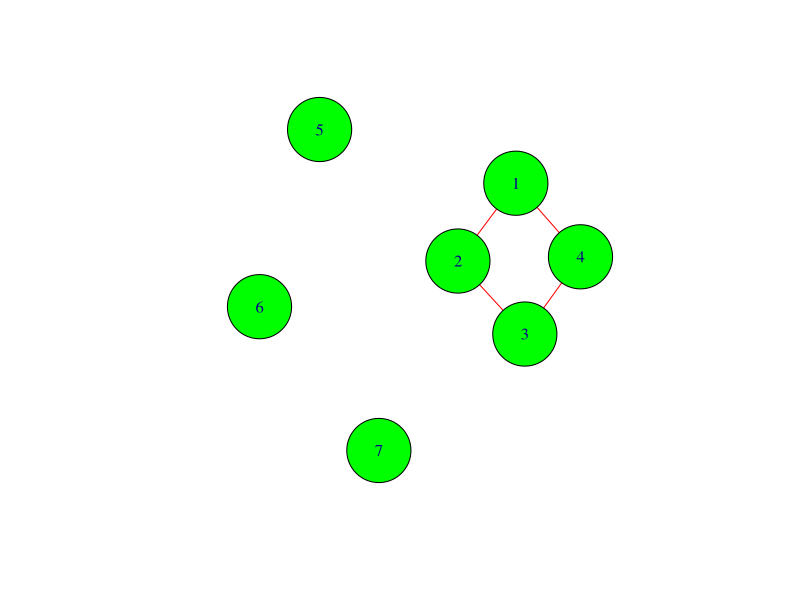
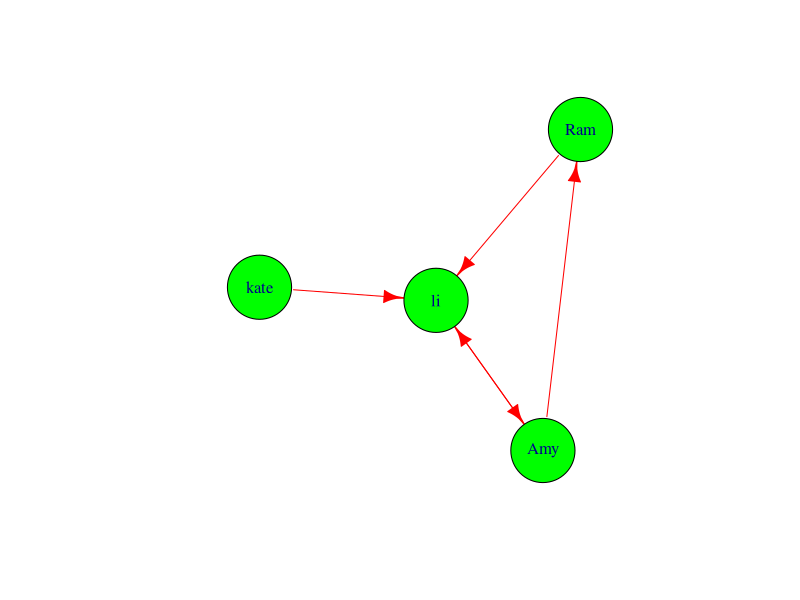
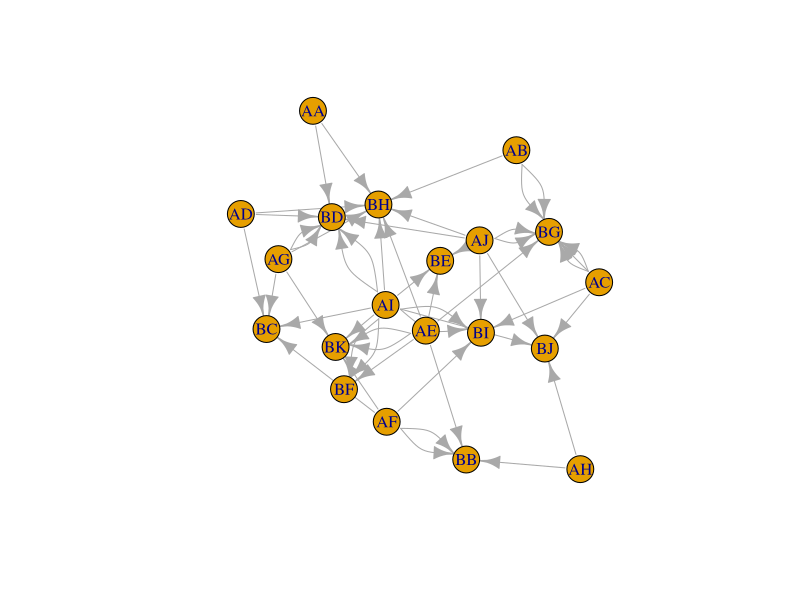
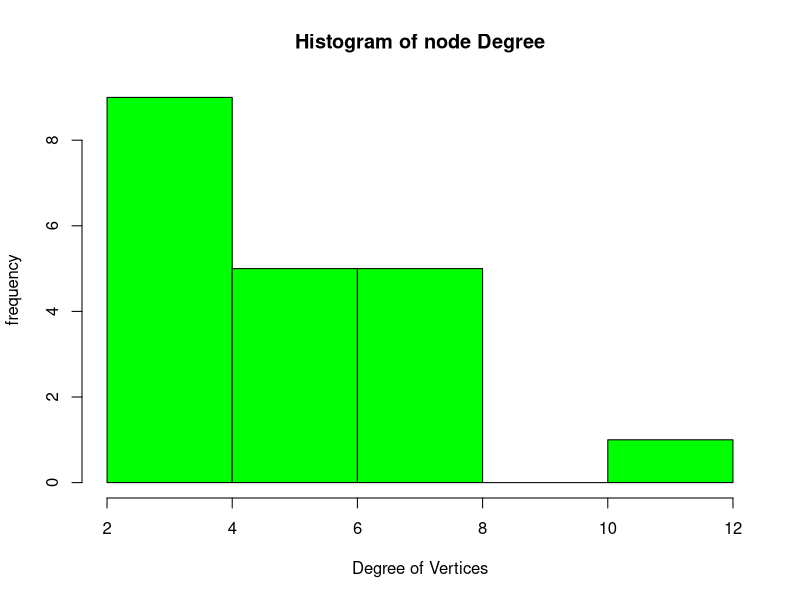
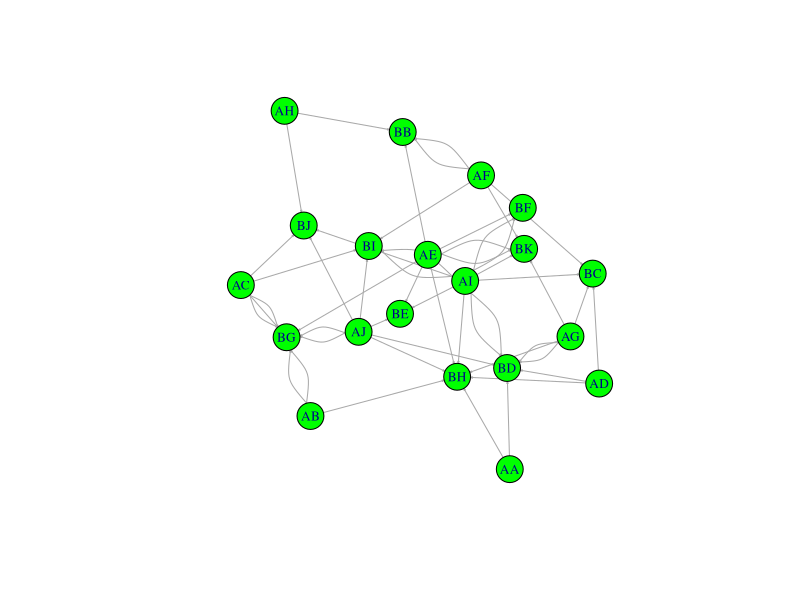
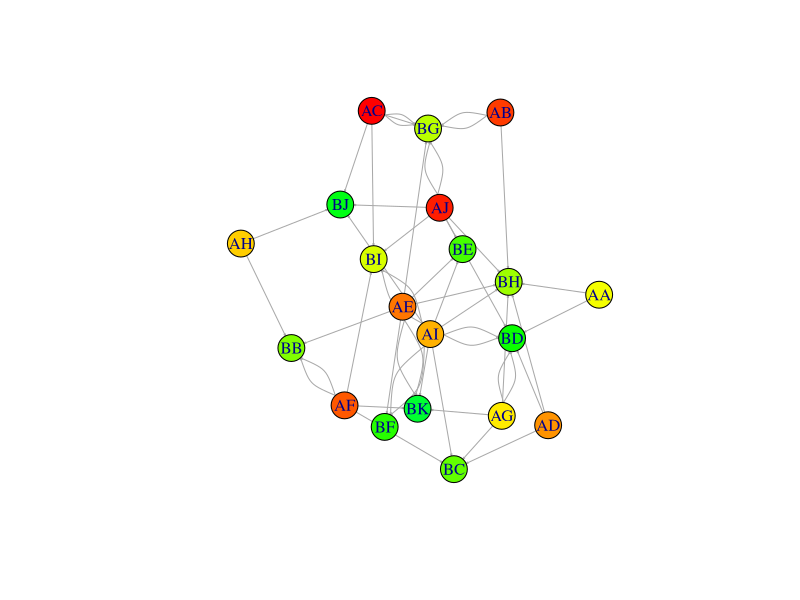
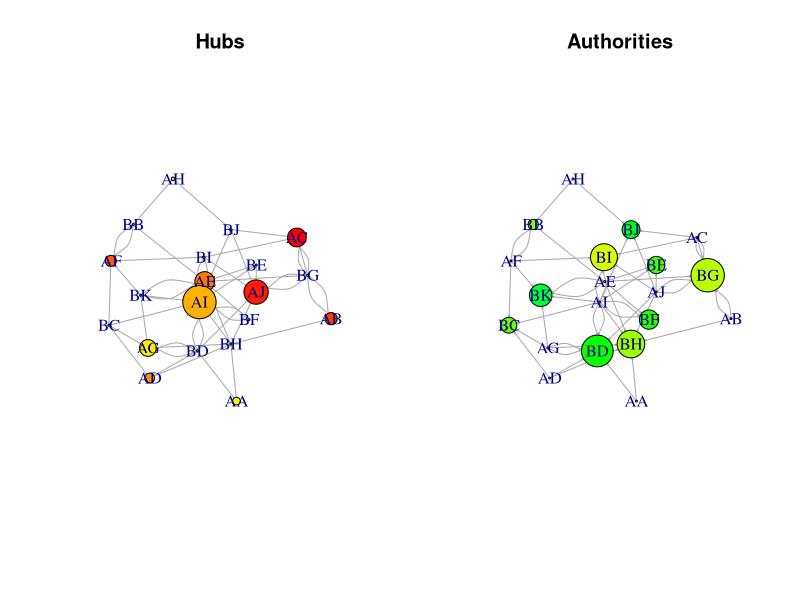
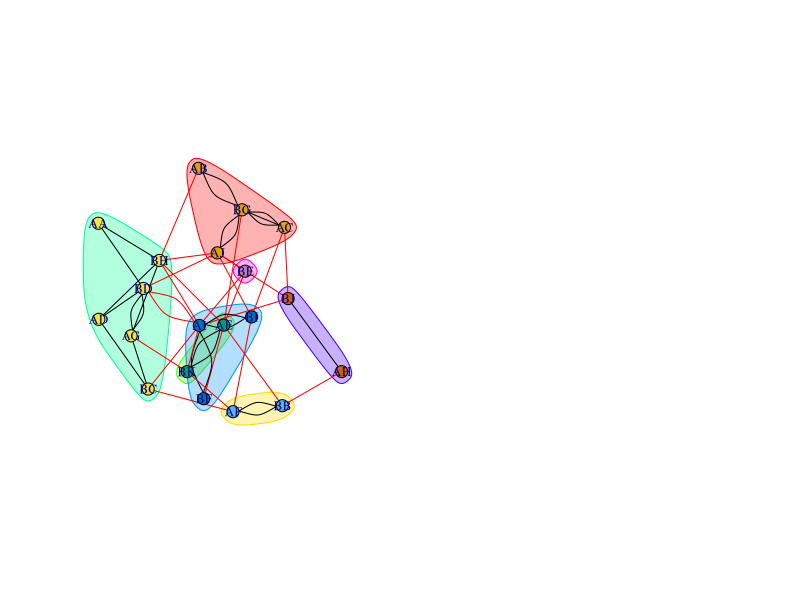

These figures' R source, in order:
# Social Network Analysis
library(igraph)

g <- graph(c(1,2,2,3,3,4,4,1), directed = F, n=7)

plot(g,
     vertex.color = "green",
     vertex.size = 40,
     edge.color = 'red')

g[]

g1 <- graph(c("Amy", "Ram", "Ram","li","li","Amy","Amy",
        "li","kate","li"), directed = T)

plot(g1,
     vertex.color = "green",
     vertex.size = 40,
     edge.color = 'red')

g1[]
g1
# Network (graph) Measures
degree(g1, mode = 'all')
degree(g1, mode = 'in') # how many arrows coming to each one
degree(g1, mode = 'out')

diameter(g1, directed=F, weights = NA) # It’s the greatest distance (in terms of the number of edges) you would need to travel to go from one node to another, considering the shortest paths between all pairs of nodes in the graph.
edge_density(g1, loops=F) # Edge density is a measure of how many edges are present in a graph compared to the maximum possible number of edges.
# same result below: ecount: nb of edges, vcount(g1): nb of vertexes
ecount(g1)/(vcount(g1)*(vcount(g1)-1))

reciprocity(g1) #  calculates the reciprocity of a graph, which is a measure of how many reciprocal edges exist between pairs of nodes.
closeness(g1, mode = 'all', weights=NA) # closeness to other vertexes, calculates the closeness centrality of the nodes in the graph g1. Closeness centrality measures how close a node is to all other nodes in the graph, based on the shortest paths between nodes.
betweenness(g1, directed = T, weights=NA) # Betweenness centrality measures how often a node acts as a "bridge" along the shortest path between other nodes. A node with high betweenness has control over the flow of information or resources between other nodes.
edge_betweenness(g1, directed = T, weights=NA) #  Edge betweenness centrality measures how often an edge is part of the shortest path between two nodes. An edge with high betweenness is important for connecting different parts of the graph.


# Read Data File
# Examples: twitter / University website/ FB Friends/ Email networfs/ FB Likes

# Set seed for reproducibility
set.seed(123)

# Possible values for each column
first_values <- c('AA', 'AB', 'AC', 'AD', 'AE', 'AF', 'AG', 'AH', 'AI', 'AJ')
second_values <- c('BB', 'BC', 'BD', 'BE', 'BF', 'BG', 'BH', 'BI', 'BJ', 'BK')
grades <- c(6, 7, 8, 9)
specs <- c('Y', 'R')

# Generate 50 rows of data
n <- 50
data <- data.frame(
  first = sample(first_values, n, replace = TRUE),
  second = sample(second_values, n, replace = TRUE),
  grade = sample(grades, n, replace = TRUE),
  spec = sample(specs, n, replace = TRUE)
)
data


y <- data.frame(data$first, data$second)

# create a Network
net <- graph.data.frame(y, directed = T)
plot(net)
V(net) # retrieves the vertices (nodes) of the graph net.
E(net) #  retrieves the edges of the graph net. 
V(net)$label <- V(net)$name # assigns the name of each vertex (node) in the graph to its label attribute.
V(net)$degree <- degree(net) #  calculates the degree of each vertex (the number of edges connected to it) and assigns it to the degree attribute of each vertex.


# Histogrm of Node Diagram
hist(V(net)$degree,
     col = 'green',
     main = "Histogram of node Degree",
     ylab = 'frequency',
     xlab = 'Degree of Vertices')


# Network Diagram
set.seed(222)
plot(net,
     vertex.color = 'green',
     edge.arrow.size = 0.1,
     vertex.label.cex = 0.8)

# Highlighting degrees & layouts
plot(net,
     vertex.color = rainbow(52),
     #vertex.size = V(net)$degree * 0.4,
     edge.arrow.size = 0.1,
     layout = layout_with_fr(net))

# Do not Work !!!!!
# Hub and authorities
hs <- hub_score(net)$vector # This function calculates the hub scores for the nodes in the graph net. Hub scores measure how influential a node is in terms of pointing to other highly authoritative nodes.
as <- authority.score(net)$vector # This function calculates the authority scores for the nodes in the graph net. Authority scores measure how authoritative a node is, based on how many good hubs point to it.
par(mfrow = c(1, 2)) 
set.seed(123)
plot(net,
     vertex.size=hs*30,
     main = "Hubs",
     vertex.color = rainbow(52),
     edge.arrow.size = 0.1,
     layout = layout_with_fr(net))

set.seed(123)
plot(net,
     vertex.size=as*30,
     main = "Authorities",
     vertex.color = rainbow(52),
     edge.arrow.size = 0.1,
     layout = layout_with_fr(net))

# Community Detection: detect groups of density connected nodes
# This helps group closely connected nodes and visualize the structure of communities
net <- graph.data.frame(y, directed = F)
cnet <- cluster_edge_betweenness(net)
plot(cnet,
     net,
     vertex.size = 10,
     vertex.label.cex = 0.8)
